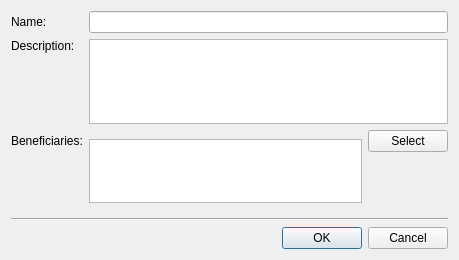
<?xml version="1.0" encoding="UTF-8"?>
<ui version="4.0">
 <class>tt3::gui::CreateWorkStreamDialog</class>
 <widget class="QDialog" name="tt3::gui::CreateWorkStreamDialog">
  <property name="geometry">
   <rect>
    <x>0</x>
    <y>0</y>
    <width>459</width>
    <height>260</height>
   </rect>
  </property>
  <property name="windowTitle">
   <string>Create work stream</string>
  </property>
  <property name="windowIcon">
   <iconset resource="tt3-gui.qrc">
    <normaloff>:/tt3-gui/Resources/Images/Actions/CreateWorkStreamLarge.png</normaloff>:/tt3-gui/Resources/Images/Actions/CreateWorkStreamLarge.png</iconset>
  </property>
  <property name="modal">
   <bool>true</bool>
  </property>
  <layout class="QGridLayout" name="gridLayout">
   <item row="0" column="0">
    <widget class="QLabel" name="displayNameLabel">
     <property name="text">
      <string>Name:</string>
     </property>
    </widget>
   </item>
   <item row="1" column="0">
    <widget class="QLabel" name="descriptionLabel">
     <property name="text">
      <string>Description:</string>
     </property>
     <property name="alignment">
      <set>Qt::AlignmentFlag::AlignLeading|Qt::AlignmentFlag::AlignLeft|Qt::AlignmentFlag::AlignTop</set>
     </property>
    </widget>
   </item>
   <item row="1" column="1" colspan="2">
    <widget class="QPlainTextEdit" name="descriptionPlainTextEdit">
     <property name="sizePolicy">
      <sizepolicy hsizetype="Expanding" vsizetype="Fixed">
       <horstretch>0</horstretch>
       <verstretch>0</verstretch>
      </sizepolicy>
     </property>
     <property name="maximumSize">
      <size>
       <width>16777215</width>
       <height>85</height>
      </size>
     </property>
    </widget>
   </item>
   <item row="2" column="0">
    <widget class="QLabel" name="beneficiariesLabel">
     <property name="text">
      <string>Beneficiaries:</string>
     </property>
    </widget>
   </item>
   <item row="2" column="1" rowspan="2">
    <widget class="QListWidget" name="beneficiariesListWidget">
     <property name="sizePolicy">
      <sizepolicy hsizetype="Expanding" vsizetype="Expanding">
       <horstretch>0</horstretch>
       <verstretch>64</verstretch>
      </sizepolicy>
     </property>
     <property name="minimumSize">
      <size>
       <width>0</width>
       <height>0</height>
      </size>
     </property>
     <property name="maximumSize">
      <size>
       <width>16777215</width>
       <height>64</height>
      </size>
     </property>
     <property name="baseSize">
      <size>
       <width>0</width>
       <height>64</height>
      </size>
     </property>
    </widget>
   </item>
   <item row="2" column="2">
    <widget class="QPushButton" name="selectBeneficiariesPushButton">
     <property name="text">
      <string>Select</string>
     </property>
     <property name="icon">
      <iconset resource="tt3-gui.qrc">
       <normaloff>:/tt3-gui/Resources/Images/Actions/ViewBeneficiarySmall.png</normaloff>:/tt3-gui/Resources/Images/Actions/ViewBeneficiarySmall.png</iconset>
     </property>
    </widget>
   </item>
   <item row="3" column="2">
    <spacer name="verticalSpacer">
     <property name="orientation">
      <enum>Qt::Orientation::Vertical</enum>
     </property>
     <property name="sizeHint" stdset="0">
      <size>
       <width>20</width>
       <height>28</height>
      </size>
     </property>
    </spacer>
   </item>
   <item row="4" column="0" colspan="3">
    <widget class="Line" name="line">
     <property name="orientation">
      <enum>Qt::Orientation::Horizontal</enum>
     </property>
    </widget>
   </item>
   <item row="5" column="0" colspan="3">
    <widget class="QDialogButtonBox" name="buttonBox">
     <property name="orientation">
      <enum>Qt::Orientation::Horizontal</enum>
     </property>
     <property name="standardButtons">
      <set>QDialogButtonBox::StandardButton::Cancel|QDialogButtonBox::StandardButton::Ok</set>
     </property>
    </widget>
   </item>
   <item row="0" column="1" colspan="2">
    <widget class="QLineEdit" name="displayNameLineEdit"/>
   </item>
  </layout>
 </widget>
 <tabstops>
  <tabstop>displayNameLineEdit</tabstop>
  <tabstop>descriptionPlainTextEdit</tabstop>
  <tabstop>beneficiariesListWidget</tabstop>
  <tabstop>selectBeneficiariesPushButton</tabstop>
 </tabstops>
 <resources>
  <include location="tt3-gui.qrc"/>
 </resources>
 <connections>
  <connection>
   <sender>buttonBox</sender>
   <signal>accepted()</signal>
   <receiver>tt3::gui::CreateWorkStreamDialog</receiver>
   <slot>accept()</slot>
   <hints>
    <hint type="sourcelabel">
     <x>248</x>
     <y>254</y>
    </hint>
    <hint type="destinationlabel">
     <x>157</x>
     <y>274</y>
    </hint>
   </hints>
  </connection>
  <connection>
   <sender>buttonBox</sender>
   <signal>rejected()</signal>
   <receiver>tt3::gui::CreateWorkStreamDialog</receiver>
   <slot>reject()</slot>
   <hints>
    <hint type="sourcelabel">
     <x>316</x>
     <y>260</y>
    </hint>
    <hint type="destinationlabel">
     <x>286</x>
     <y>274</y>
    </hint>
   </hints>
  </connection>
  <connection>
   <sender>displayNameLineEdit</sender>
   <signal>textChanged(QString)</signal>
   <receiver>tt3::gui::CreateWorkStreamDialog</receiver>
   <slot>_displayNameLineEditTextChanged(QString)</slot>
   <hints>
    <hint type="sourcelabel">
     <x>232</x>
     <y>24</y>
    </hint>
    <hint type="destinationlabel">
     <x>185</x>
     <y>111</y>
    </hint>
   </hints>
  </connection>
  <connection>
   <sender>descriptionPlainTextEdit</sender>
   <signal>textChanged()</signal>
   <receiver>tt3::gui::CreateWorkStreamDialog</receiver>
   <slot>_descriptionPlainTextEditTextChanged()</slot>
   <hints>
    <hint type="sourcelabel">
     <x>232</x>
     <y>88</y>
    </hint>
    <hint type="destinationlabel">
     <x>185</x>
     <y>111</y>
    </hint>
   </hints>
  </connection>
  <connection>
   <sender>selectBeneficiariesPushButton</sender>
   <signal>clicked()</signal>
   <receiver>tt3::gui::CreateWorkStreamDialog</receiver>
   <slot>_selectBeneficiariesPushButtonClicked()</slot>
   <hints>
    <hint type="sourcelabel">
     <x>298</x>
     <y>151</y>
    </hint>
    <hint type="destinationlabel">
     <x>185</x>
     <y>111</y>
    </hint>
   </hints>
  </connection>
 </connections>
 <slots>
  <slot>_displayNameLineEditTextChanged(QString)</slot>
  <slot>_descriptionPlainTextEditTextChanged()</slot>
  <slot>_selectBeneficiariesPushButtonClicked()</slot>
 </slots>
</ui>
